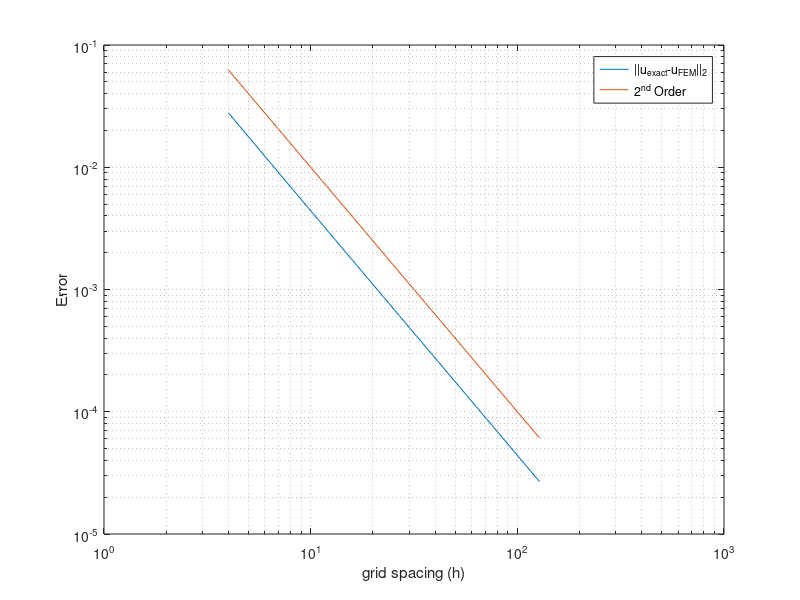

MATLAB code for this plot:
close all
x = [1/4, 1/8, 1/16, 1/32, 1/64, 1/128];
y = [2.7856e-02, 6.8991e-03, 1.7206e-03, 4.2989e-04, 1.0746e-04, 2.6863e-05];

loglog(1./x,y)
hold on
loglog([4,128],[1/4^2,1/128^2])
legend '||u_{exact}-u_{FEM}||_2' '2^{nd} Order'
xlabel 'grid spacing (h)'
ylabel 'Error'
grid minor
